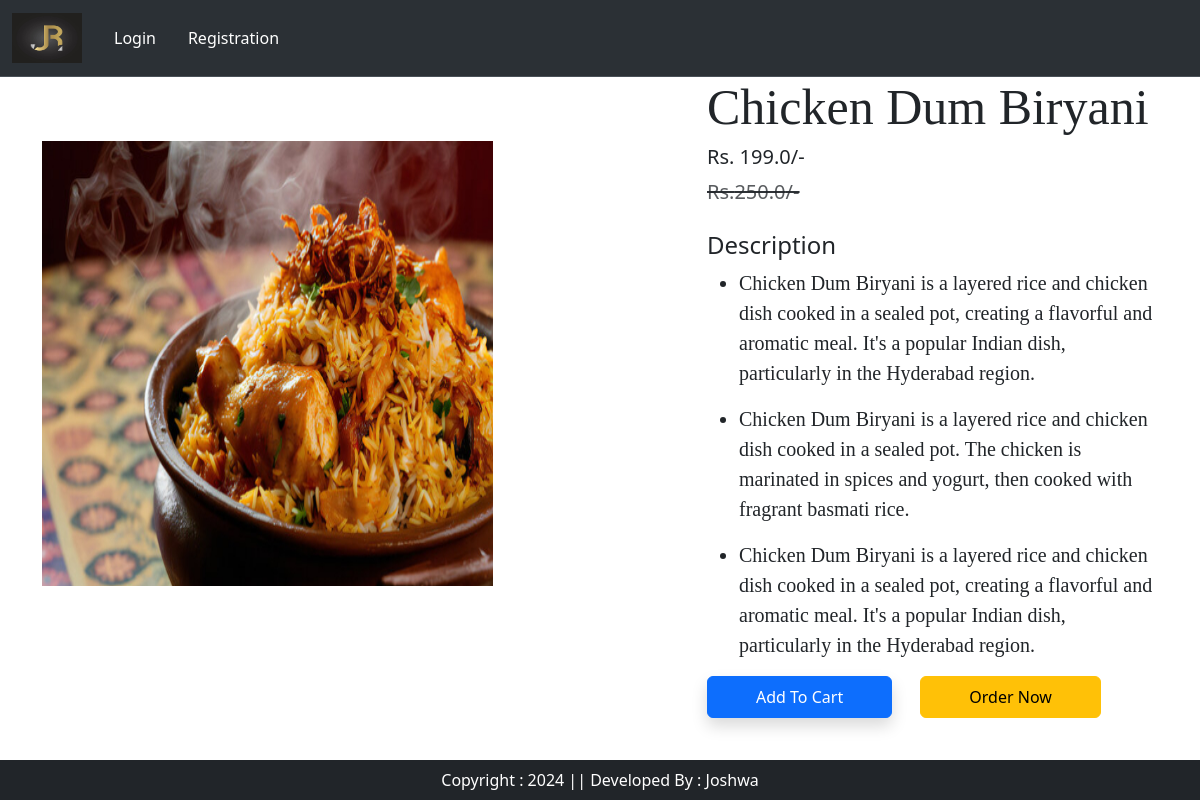
Screenshot of /product-detail/1 with the database file from the repository.
### app/models.py (models this page shows, shortened)
class Product(models.Model):
    title=models.CharField(max_length=100)
    selling_price = models.FloatField()
    discount_price = models.FloatField()
    description = models.TextField()
    composition = models.TextField(default='')
    prodapp = models.TextField(default='')
    category = models.CharField(choices=CATEGORY_CHOICES,max_length=2)
    product_images = models.ImageField(upload_to='product')

### app/views.py (the view)
# urls.py: path('product-detail/<int:pk>',views.ProductDetail.as_view(),name='product-detail'),
class ProductDetail(View):
    def get(self, request, pk):
        totalitem = 0
        if request.user.is_authenticated:
            totalitem = len(Cart. objects. filter(user=request.user))
        product = Product.objects.get(pk=pk)
        return render(request,"app/productdetail.html",locals())

### app/templates/app/productdetail.html (shortened to what this page needs)
{% extends 'app/base.html' %}
{% load static %}
{% block main-content %}
<div class="container">
  <div class="row flex justify-content-between">
    <div class="img2 col-lg-5 mt-5">
      <img
        src="{{product.product_images.url}}"
        class="image col-xs-6 col-sm-12 col-lg-12 mt-3 text-sm-center w-100 h-75"
        alt=""
      />
    </div>
    <div class="productdetail col-lg-5">
      <h1 style="font-family: Georgia; font-size: 50px">{{product.title}}</h1>
      <h5>Rs. {{product.discount_price}}/-</h5>
      <small class="text-decoration-line-through text-muted fs-5">
        <del>Rs.{{product.selling_price}}/-</del>
      </small>
      <br /><br />
      <h4>Description</h4>
      <ul class="fs-5" style="font-family: Rajdhani">
        <li>{{product.description}}</li>
      </ul>
      <ul class="fs-5" style="font-family: Rajdhani">
        <li>{{product.composition}}</li>
      </ul>
      <ul class="fs-5" style="font-family: Rajdhani">
        <li>{{product.prodapp}}</li>
      </ul>
        <form action="/add-to-cart" class="d-inline">
          <button type="submit" class="btn btn-primary shadow px-5 py-2">Add To Cart</button>
        </form>
          <a href="{% url 'showcart' %}" class="btn btn-warning px-5 py-2 ms-4">Order Now</a>
    </div>
  </div>
</div>
{% endblock main-content %}

### rows the page displays
Product: product_images (picture), title "Chicken Dum Biryani", discount_price "199.0", selling_price "250.0", description "Chicken Dum Biryani is a layered rice and chicken dish cooked in a sealed pot, creating a flavorful and aromatic meal. It's a popular Indian dish, particularly in the Hyderabad region.", composition "Chicken Dum Biryani is a layered rice and chicken dish cooked in a sealed pot. The chicken is marinated in spices and yogurt, then cooked with fragrant basmati rice.", prodapp "Chicken Dum Biryani is a layered rice and chicken dish cooked in a sealed pot, creating a flavorful and aromatic meal. It's a popular Indian dish, particularly in the Hyderabad region."
